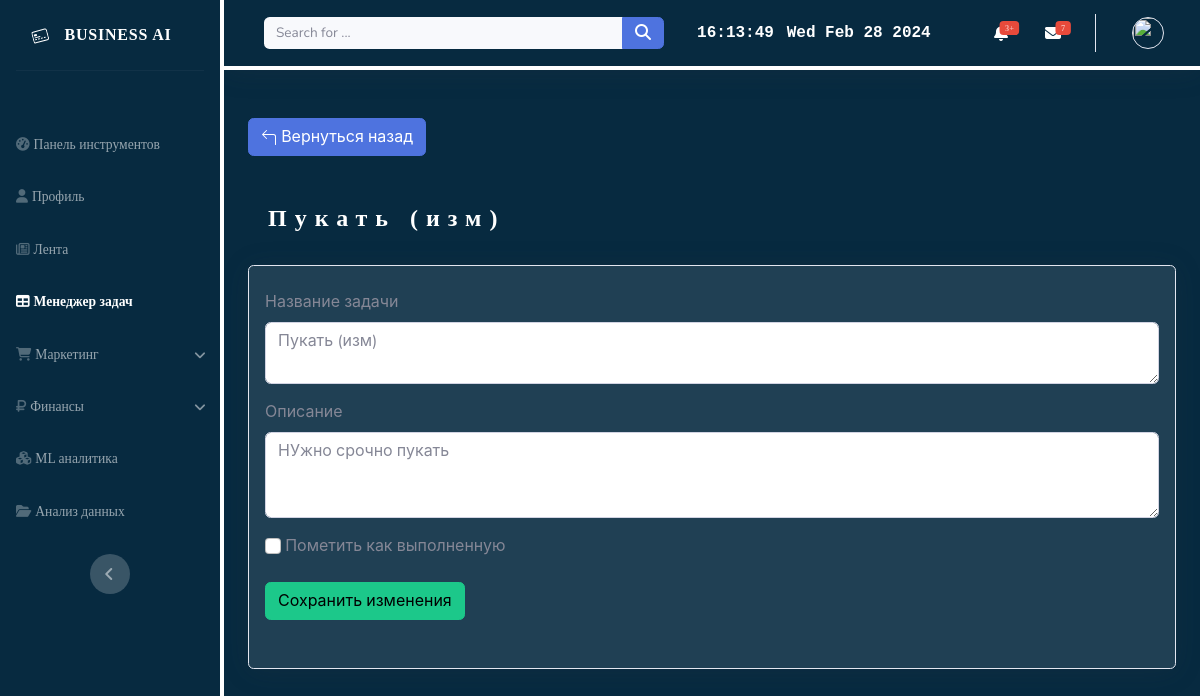
The page /to_do/task-update/10/ on the database as committed earlier.
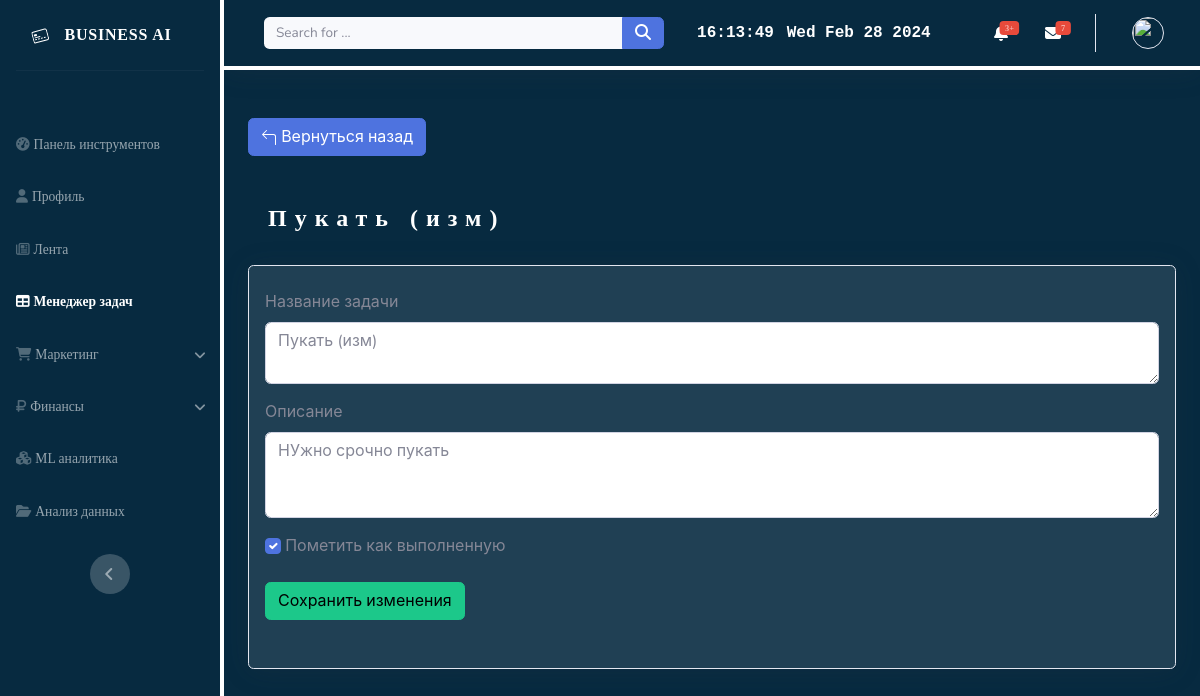
The same page on the database as committed later.
### to_do_list/views.py (the view)
# urls.py: path('task-update/<int:pk>/', TaskUpdate.as_view(), name='task-update'),
class TaskUpdate(UpdateView):
    model = Task
    template_name = 'to_do_list/task_form.html'
    fields = [
        'title',
        'description',
        'complete'
    ]
    success_url = reverse_lazy('to_do_list:task_list')

### to_do_list/templates/to_do_list/task_form.html (shortened to what this page needs)
{% extends 'to_do_list/template_to_do_list.html' %}
{% block content %}
<div class="row-2 justify-content-start mb-5">
    <a href="{% url 'to_do_list:task_list' %}">
        <button type="button my-2" class="btn btn-primary">
                Вернуться назад
        </button>
    </a>
</div>
{% if task %}
<div class="d-sm-flex justify-content-between align-items-center mb-4">
    <h3 class="mb-2">{{ task.title }}</h3>
</div>
{% else %}
<div class="d-sm-flex justify-content-between align-items-center mb-4">
    <h3 class="mb-2">Добавление новой задачи</h3>
</div>
{% endif %}
<form method="POST" action="">
    <div class="row">
        <div class="col-md-12 col-xl-12 mb-4">
            <div class="widget card shadow border-start-primary py-2">
                <div class="card-body">
                    <div class="mb-3">
                        <label for="id_title" class="form-label">Название задачи</label>
                        <textarea type="text" name="title" class="form-control" id="id_title" placeholder="Введите название задачи...">{{task.title}}</textarea>
                    </div>
                    <div class="mb-3">
                        <label for="id_description" class="form-label">Описание</label>
                        <textarea type="text" name="description" class="form-control" id="id_description" rows="3" placeholder="Введите описание задачи...">{{task.description}}</textarea>
                    </div>
                    <div class="mb-3">
                        {% if task.complete %}
                        <input class="form-check-input" name="complete" type="checkbox" id="id_complete" checked>
                        <label class="form-check-label" for="id_complete">
                            Пометить как выполненную
                        </label>
                        {% else %}
                        <input class="form-check-input" name="complete" type="checkbox" id="id_complete">
                        <label class="form-check-label" for="id_complete">
                            Пометить как выполненную
                        </label>
                        {% endif %}
                    </div>
                    <div class="mb-3">
                        {% if task %}
                        <button class="btn btn-success mt-2 mb-2" type="submit" value="submit">Сохранить изменения</button>
                        {% else %}
                        <button class="btn btn-primary mt-2 mb-2" type="submit" value="submit">Добавить задачу</button>
                        {% endif %}
                    </div>
                </div>
            </div>
        </div>
    </div>
</form>
{% endblock %}

Rows that differ between the two databases and show on the page:
changed Task "Пукать (изм)": complete False → True (drawn)
Other text that changed with them:
form field complete: (not shown) → "☑"
form field complete: "☐" → (not shown)
